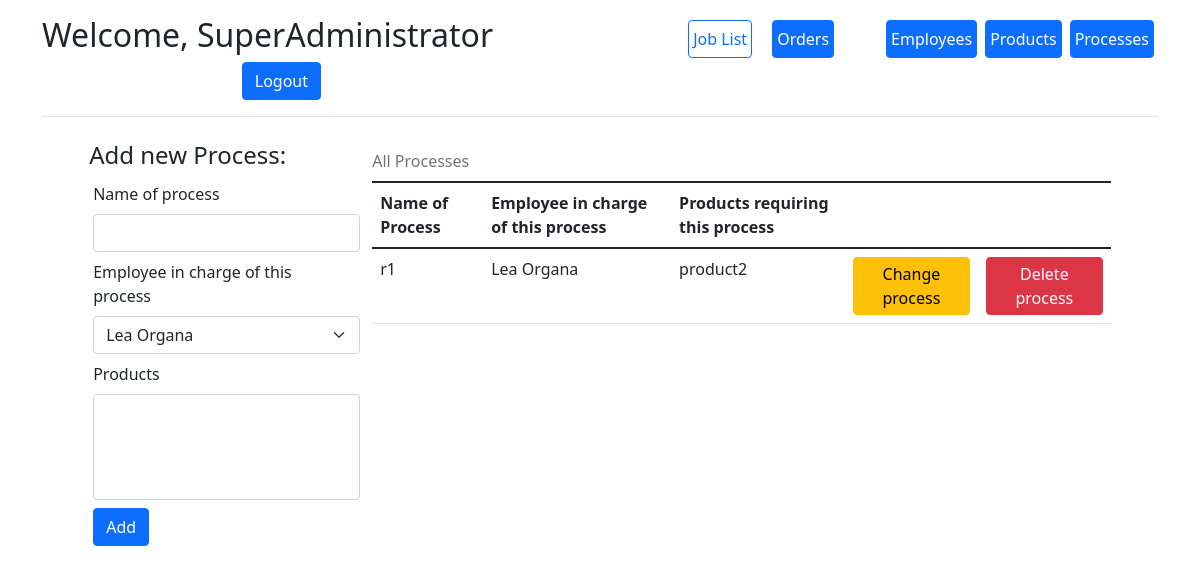
Page /add_process (signed in) on the earlier database version.
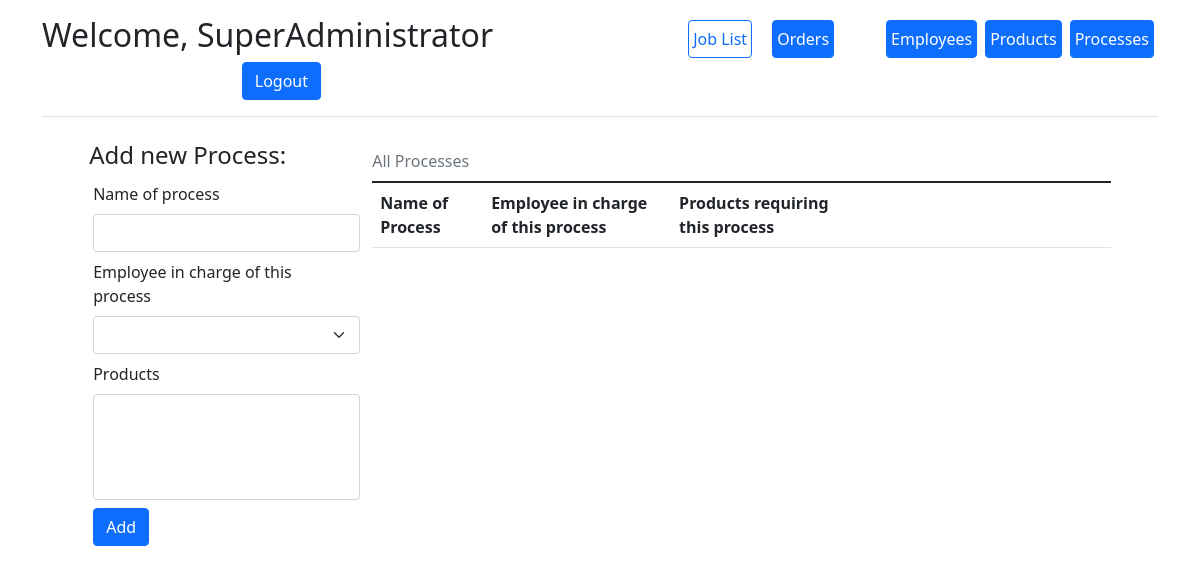
Same page on the later database version.
### app/models.py (models this page shows)
class Process(db.Model):
    process_id = db.Column(db.Integer, primary_key=True, nullable=False, autoincrement=True)
    name = db.Column("Name", db.String)
    responsible_employee = db.Column(db.Integer, db.ForeignKey('employee.id'))
    products = db.relationship("Product", secondary=product_processes, back_populates="processes")
    processes_in_order = db.relationship('ProcessInOrder', backref='Process', lazy='dynamic')
    active = db.Column("active", db.Boolean, default=True)

class Employee(db.Model, UserMixin):
    id = db.Column(db.Integer, primary_key=True, nullable=False, autoincrement=True)
    first_name = db.Column("First name", db.String)
    last_name = db.Column("Last name", db.String)
    user_name = db.Column("Username", db.String, unique=True)
    password = db.Column("Password", db.String)
    admin = db.Column("Administrator", db.Boolean, default=False)
    processes = db.relationship('Process', backref='employee', lazy='dynamic')
    active = db.Column("active", db.Boolean, default=True)

class Product(db.Model):
    product_id = db.Column(db.Integer, primary_key=True, nullable=False, autoincrement=True)
    name = db.Column("Name", db.String)
    processes = db.relationship("Process", secondary=product_processes, back_populates="products")
    orders = db.relationship("Order", secondary=orders_products, back_populates="products")
    active = db.Column("active", db.Boolean, default=True)

### app/routes.py (the view, shortened to what this page needs)
@process_app.route('/add_process', methods=['get', 'post'])
@login_required
def add_process():
    if not current_user.admin:
        return redirect(url_for('dashboard'))
    table = models.Process.query.filter(models.Process.active)
    form = AddProcess()
    form.employee.choices = [
        (employee.id, f"{employee.first_name} {employee.last_name}") for employee in
        models.Employee.query.filter(models.Employee.id > 1, models.Employee.active)
    ]
    form.products.choices = [
        (product.product_id, product.name) for product in models.Product.query.filter(models.Product.active)
    ]
    return render_template('add_process.html', form=form, table=table)

### app/forms.py
class AddProcess(FlaskForm):
    name = StringField("Name of process", validators=[InputRequired()])
    employee = SelectField("Employee in charge of this process")
    products = SelectMultipleField("Products")
    submit = SubmitField()

### app/__init__.py (called while the page is built)
@login_manager.user_loader
def load_user(user_id):
    return Employee.query.get(int(user_id))

### app/templates/add_process.html (shortened to what this page needs)
{% extends "base.html" %}
{% block content %}
<div class="container">
    <div class="row g-3 justify-content-md-center">
        <form action="" method="post" class="col-3">
            <h4>Add new Process:</h4>
            {{ form.name.label(class="form-label m-1") }}
            {{ form.name(class="form-control m-1") }}
            {{ form.employee.label(class="form-label m-1") }}
            {{ form.employee(class="form-select m-1") }}
            {{ form.products.label(class="form-label m-1") }}
            {{ form.products(class="form-select m-1", size=4, multiple=True) }}
            {{ form.submit(class="btn btn-primary m-1", value="Add") }}
        </form>
        <div class="col-8">
            <table class="table table-hover">
                <caption class="caption-top">All Processes</caption>
                <thead>
                <tr>
                    <th scope="col">Name of Process</th>
                    <th scope="col">Employee in charge of this process</th>
                    <th scope="col">Products requiring this process</th>
                    <th scope="col" style="width:18%;"></th>
                    <th scope="col" style="width:18%;"></th>
                </tr>
                </thead>
                <tbody>
                {% for process in table %}
                <tr>
                    <td>{{ process.name }}</td>
                    <td>
                        {{ process.employee.first_name }} {{ process.employee.last_name }}
                    </td>
                    <td>
                        {% for product in process.products %}
                        {{ product.name }}
                        {% endfor %}
                    </td>
                    <td>
                        <button type="button" onclick="change_process('{{process.process_id}}','{{process.name}}','{{process.employee.id}}',[{% for product in process.products %}
                                                                                       {{ product.product_id }},
                                                                                       {% endfor %}])"
                                class="btn btn-warning p-1" data-bs-toggle="modal" data-bs-target="#form_div">Change
                            process
                        </button>
                    </td>
                    <td>
                        <a href="{{ url_for('remove_process', process_id=process.process_id) }}"
                           class="btn btn-danger p-1">Delete
                            process</a>
                    </td>
                </tr>
                {% endfor %}
                </tbody>
            </table>
        </div>
    </div>
</div>
{% endblock %}

Differences in the rows shown:
removed Process: name "r1", employee.first_name "Lea", employee.last_name "Organa"
no longer on this page (row unchanged): Product: name "product2"
Other differences:
form field employee: "Lea Organa" → (not shown)
